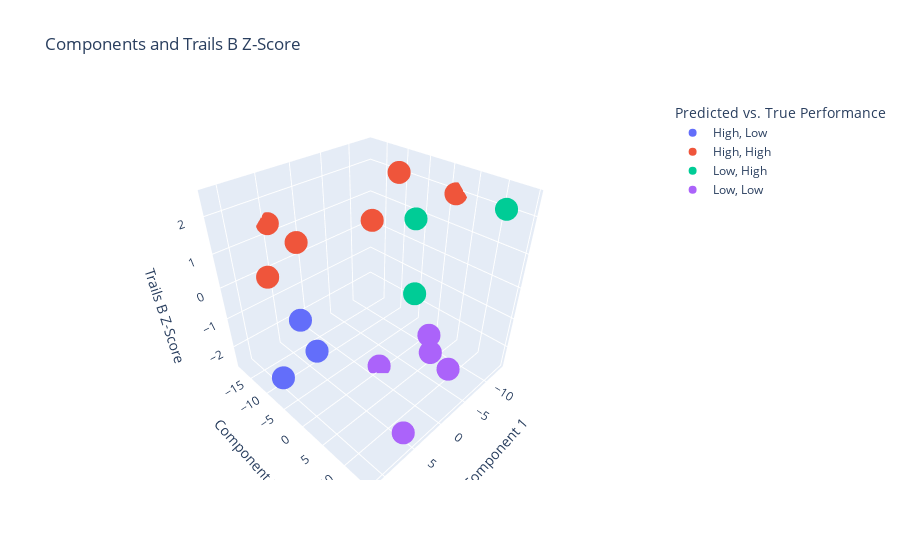

Write notebook code for a chart like this one.
### Code cell
markers = y_pred + ', ' + y_test

px.scatter_3d(x=X_test['Component 1'], 
              y=X_test['Component 2'], 
              z=targets.iloc[y_test.index.values]['trails_b_z_score_x'],
              color=markers,
              labels = {
                  'x' : 'Component 1',
                  'y' : 'Component 2',
                  'z' : 'Trails B Z-Score',
                  'color': 'Predicted vs. True Performance'
              },
              title='Components and Trails B Z-Score')

### Figure 1 — Plotly figure (JSON) as saved in the notebook; plotly's stock layout.template omitted (floating-point values rounded to 4 significant figures)
{"data": [{"hovertemplate": "Predicted vs. True Performance=High, Low<br>Component 1=%{x}<br>Component 2=%{y}<br>Trails B Z-Score=%{z}<extra></extra>", "legendgroup": "High, Low", "marker": {"color": "#636efa", "symbol": "circle"}, "mode": "markers", "name": "High, Low", "scene": "scene", "showlegend": true, "type": "scatter3d", "x": [11.42, 6.811, 3.148], "y": [-5.592, -4.153, -15.13], "z": [-1.775, -1.342, -1.736]}, {"hovertemplate": "Predicted vs. True Performance=High, High<br>Component 1=%{x}<br>Component 2=%{y}<br>Trails B Z-Score=%{z}<extra></extra>", "legendgroup": "High, High", "marker": {"color": "#EF553B", "symbol": "circle"}, "mode": "markers", "name": "High, High", "scene": "scene", "showlegend": true, "type": "scatter3d", "x": [-11.69, -13.38, 4.805, -3.062, 10.8, 4.306], "y": [-9.138, 1.476, -18.25, -4.379, -7.045, -11.6], "z": [2.161, 1.946, 1.337, 1.624, 1.101, 1.161]}, {"hovertemplate": "Predicted vs. True Performance=Low, High<br>Component 1=%{x}<br>Component 2=%{y}<br>Trails B Z-Score=%{z}<extra></extra>", "legendgroup": "Low, High", "marker": {"color": "#00cc96", "symbol": "circle"}, "mode": "markers", "name": "Low, High", "scene": "scene", "showlegend": true, "type": "scatter3d", "x": [3.757, -10.35, -8.735], "y": [12.13, -3.359, 13.98], "z": [1.434, 1.194, 2.483]}, {"hovertemplate": "Predicted vs. True Performance=Low, Low<br>Component 1=%{x}<br>Component 2=%{y}<br>Trails B Z-Score=%{z}<extra></extra>", "legendgroup": "Low, Low", "marker": {"color": "#ab63fa", "symbol": "circle"}, "mode": "markers", "name": "Low, Low", "scene": "scene", "showlegend": true, "type": "scatter3d", "x": [-1.309, 6.31, -6.426, -7.023, -6.042], "y": [-0.2244, 14.42, 5.344, 5.45, 10.44], "z": [-2.603, -2.045, -1.563, -2.274, -2.243]}], "layout": {"legend": {"title": {"text": "Predicted vs. True Performance"}, "tracegroupgap": 0}, "scene": {"domain": {"x": [0, 1], "y": [0, 1]}, "xaxis": {"title": {"text": "Component 1"}}, "yaxis": {"title": {"text": "Component 2"}}, "zaxis": {"title": {"text": "Trails B Z-Score"}}}, "title": {"text": "Components and Trails B Z-Score"}}}
